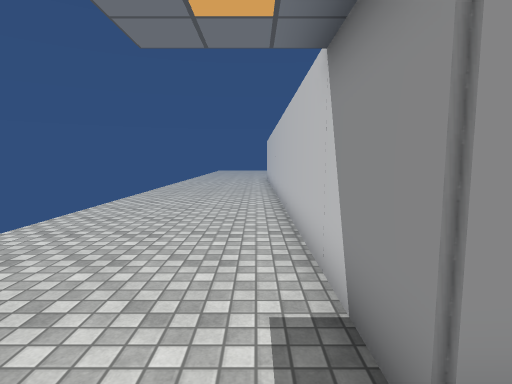
View 1 (above)

12 first-person views from a walk through a Unity game level. The camera is 1.5 m above the floor, tilts 6° down and sees 80° across. Doors are open. The floor is counted in squares, 1 m on a side. Each view is taken from the middle of a square. On the plan, view 1 faces up. The plan holds only what a view shows up to about 15 squares ahead; the rest is blank. The place goes on beyond the plan. Some animated figures are left out. Some surface patterns are stand-ins.

View 2
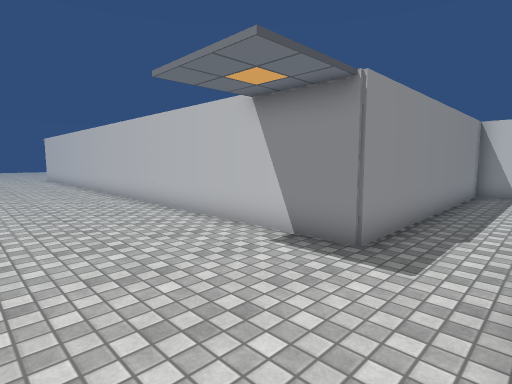

View 3
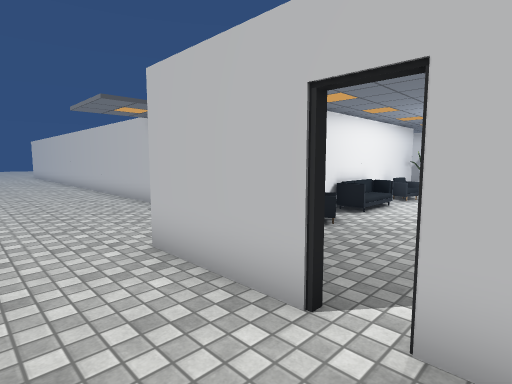

View 4
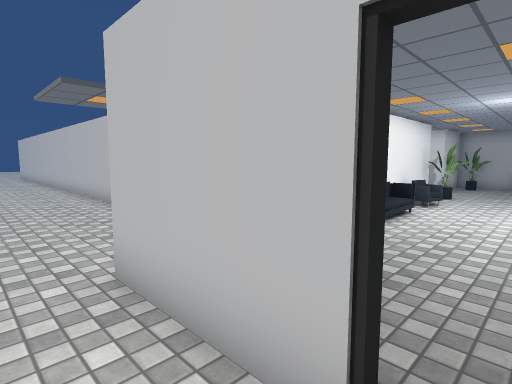

View 5
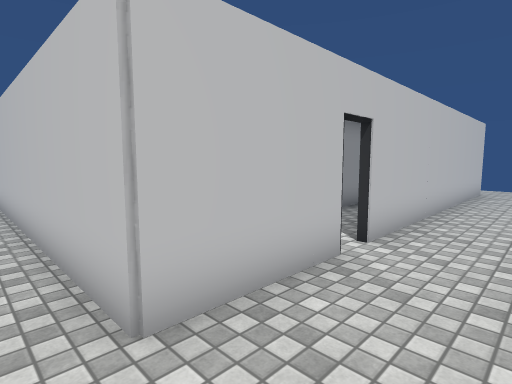

View 6
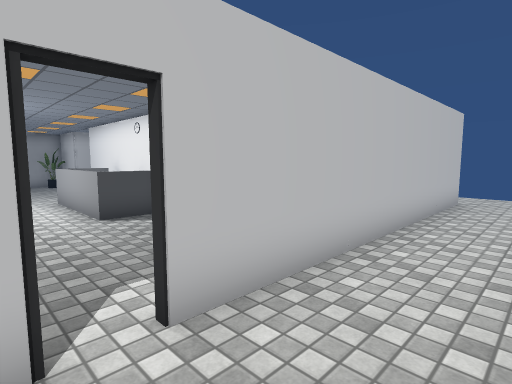

View 7
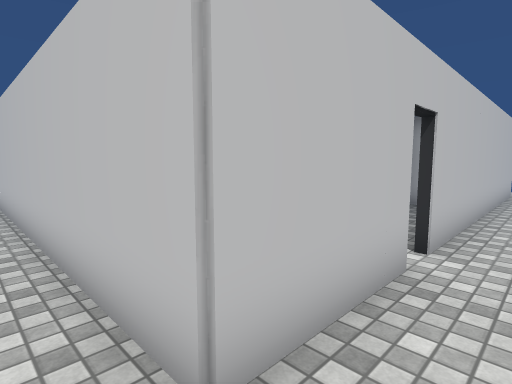

View 8
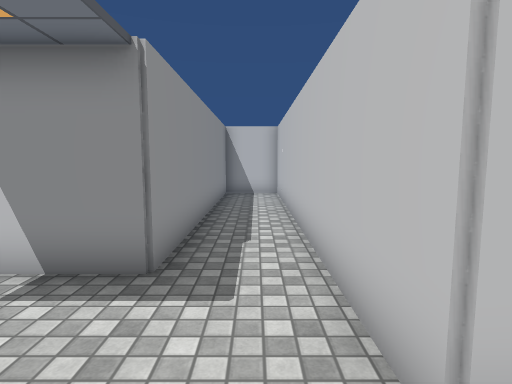

View 9
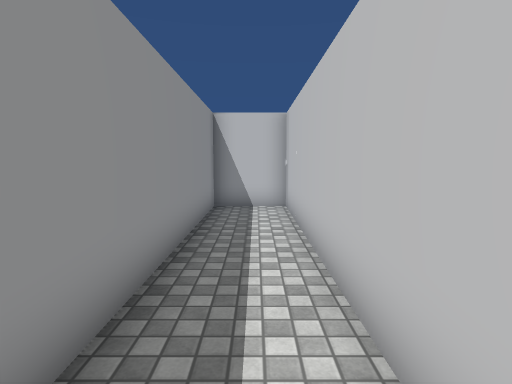

View 10
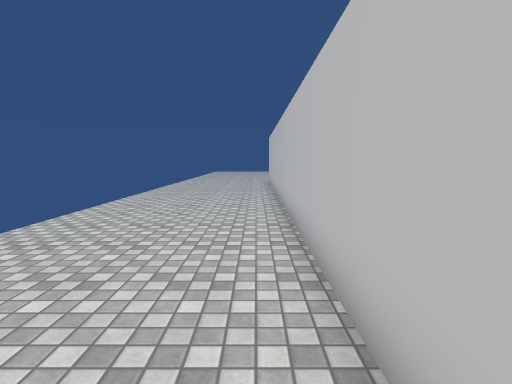

View 11
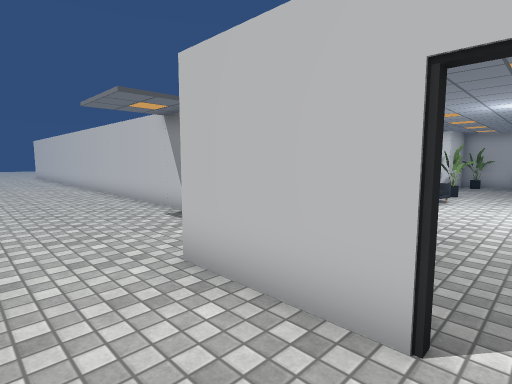

View 12
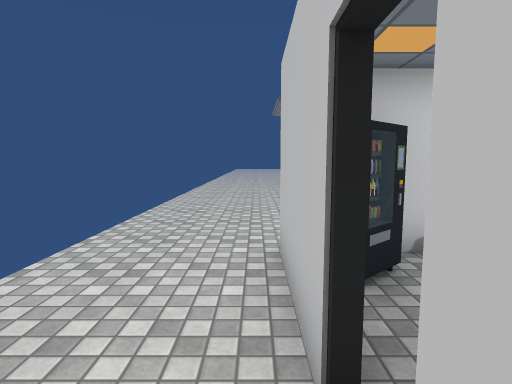

### Floor plan
Points are (right, up) in squares from view 1. A wall is a line through its corners. A room is listed if a view was taken in it or the views show most of it. See-through windows are left out.
Room 1 (views 1, 2, 5, 7, 8, 9, 10)
walls: (-0.2, -2.3) (-0.5, -1.9); (-1.6, -3.4) (-1.6, -1) (10.9, -1) (10.9, 1.4) (0.9, 1.4) (0.9, 12.5)
ways out: opening at (-3, -4) to room 2
Room 2 (views 3, 4, 6, 11, 12)
walls: (-1.6, -4.4) (-1.6, -3.4); (-1.6, -16.1) (-1.6, -5.2)
ways out: opening at (-3, -4) to room 1; open door at (-1.5, -5)

Positions as (right, up) in squares from view 1, and headings:
1: (0, 0), facing up
2: (-4, -1), facing up-right
3: (-4, -6), facing up-right
4: (-3, -5), facing up-right
5: (-4, 0), facing down-right
6: (-4, -4), facing down-right
7: (-3, 0), facing down-right
8: (-3, 0), facing right
9: (1, 0), facing right
10: (0, 4), facing up
11: (-4, -5), facing up-right
12: (-2, -6), facing up
